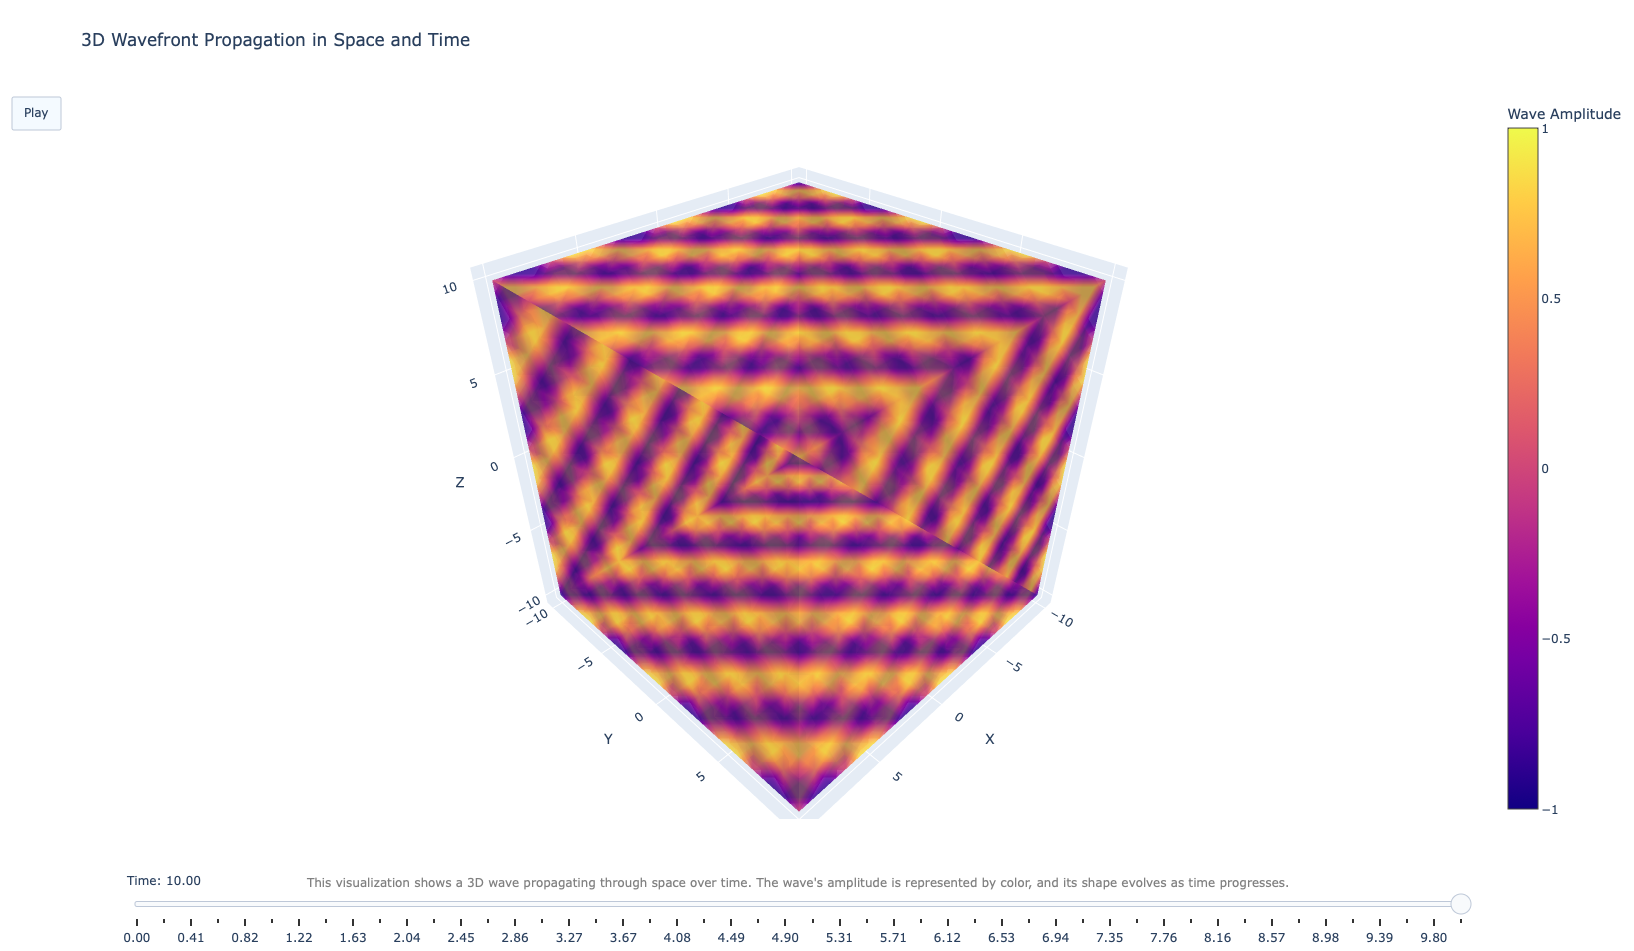

Write Python code to recreate this figure.
import numpy as np
import plotly.graph_objects as go

# Define spatial dimensions
x = np.linspace(-10, 10, 20)
y = np.linspace(-10, 10, 20)
z = np.linspace(-10, 10, 20)
X, Y, Z = np.meshgrid(x, y, z)

# Define wave parameters
kx = 1      # Wave number in x-direction
ky = 1     # Wave number in y-direction
kz = 1      # Wave number in z-direction
omega = 1   # Angular frequency

"""
The angular frequency (omega) is set to 1 for simplicity in this visualization.
In general, omega is calculated as omega = 2 * pi * f, where f is the frequency of the wave.
For simplicity, we use omega = 1 to create a clean, consistent wave motion for the animation.
"""

# Number of frames for animation
n_frames = 50
time_values = np.linspace(0, 10, n_frames)  # Time values for each frame

# Create the figure
fig = go.Figure()

# Add the initial isosurface trace (for t=0)
fig.add_trace(go.Isosurface(
    x=X.flatten(),
    y=Y.flatten(),
    z=Z.flatten(),
    value=np.sin(kx * X + ky * Y + kz * Z - omega * 0).flatten(),  # Initial state
    isomin=-1,
    isomax=1,
    surface_count=5,
    colorscale='plasma',
    opacity=0.6,
    colorbar=dict(title="Wave Amplitude")
))

# Create frames for the animation
frames = []
for t in time_values:
    Z_wave = np.sin(kx * X + ky * Y + kz * Z - omega * t)
    print(f"Calculating and creating frame for time t = {t}")  # Print statement added
    frame = go.Frame(
        data=[go.Isosurface(
            x=X.flatten(),
            y=Y.flatten(),
            z=Z.flatten(),
            value=Z_wave.flatten(),
            isomin=-1,
            isomax=1,
            surface_count=5,
            colorscale='plasma',
            opacity=0.6
        )],
        name=f"frame_{t}",
        layout=dict(annotations=[dict(
            text=f"Time = {t:.2f}",  # Display time in annotation
            x=0.1,
            y=0.9,
            xref="paper",
            yref="paper",
            showarrow=False,
            font=dict(size=14, color="white")
        )])
    )
    frames.append(frame)

# Add frames to the figure
fig.frames = frames

# Add animation controls, main title, and the TIME SLIDER
fig.update_layout(
    title='3D Wavefront Propagation in Space and Time',  # Main title
    annotations=[  # Main title annotation (moved here)
        dict(
            text="3D Wave Propagation Over Time",
            x=0.5,
            y=1.1,             
            xref="paper",  # Now correctly scoped
            yref="paper",  # Now correctly scoped
            showarrow=False,
            font=dict(size=14, color="black")
        )
    ],
    scene=dict(  # Scene layout only for axis titles
        xaxis_title='X',
        yaxis_title='Y',
        zaxis_title='Z',
    ),
     sliders=[dict(
        active=0,  # Start at the first frame
        currentvalue={"prefix": "Time: "},  # Label before the time value
        pad={"t": 50},  # Add some padding at the top                   
        steps=[dict(
            label=f"{t:.2f}",  # Label for each step (time value)
            method="animate",
            args=[[f"frame_{t}"],  # Animate to the corresponding frame
                  {"frame": {"duration": 0, "redraw": True}, "mode": "immediate"}] #Go to frame without animation
        ) for t in time_values]
    )],
    updatemenus=[dict(
        type="buttons",
        buttons=[dict(label="Play",
                      method="animate",
                      args=[None, {"frame": {"duration": 100, "redraw": True}, "fromcurrent": True}])]
    )]
)

# Add subtitle/description (this is fine where it is)
fig.add_annotation(
    text="This visualization shows a 3D wave propagating through space over time. The wave's amplitude is represented by color, and its shape evolves as time progresses.",
    x=0.5,
    y=-0.1,
    xref="paper",
    yref="paper",
    showarrow=False,
    font=dict(size=12, color="gray")
)

fig.show()
